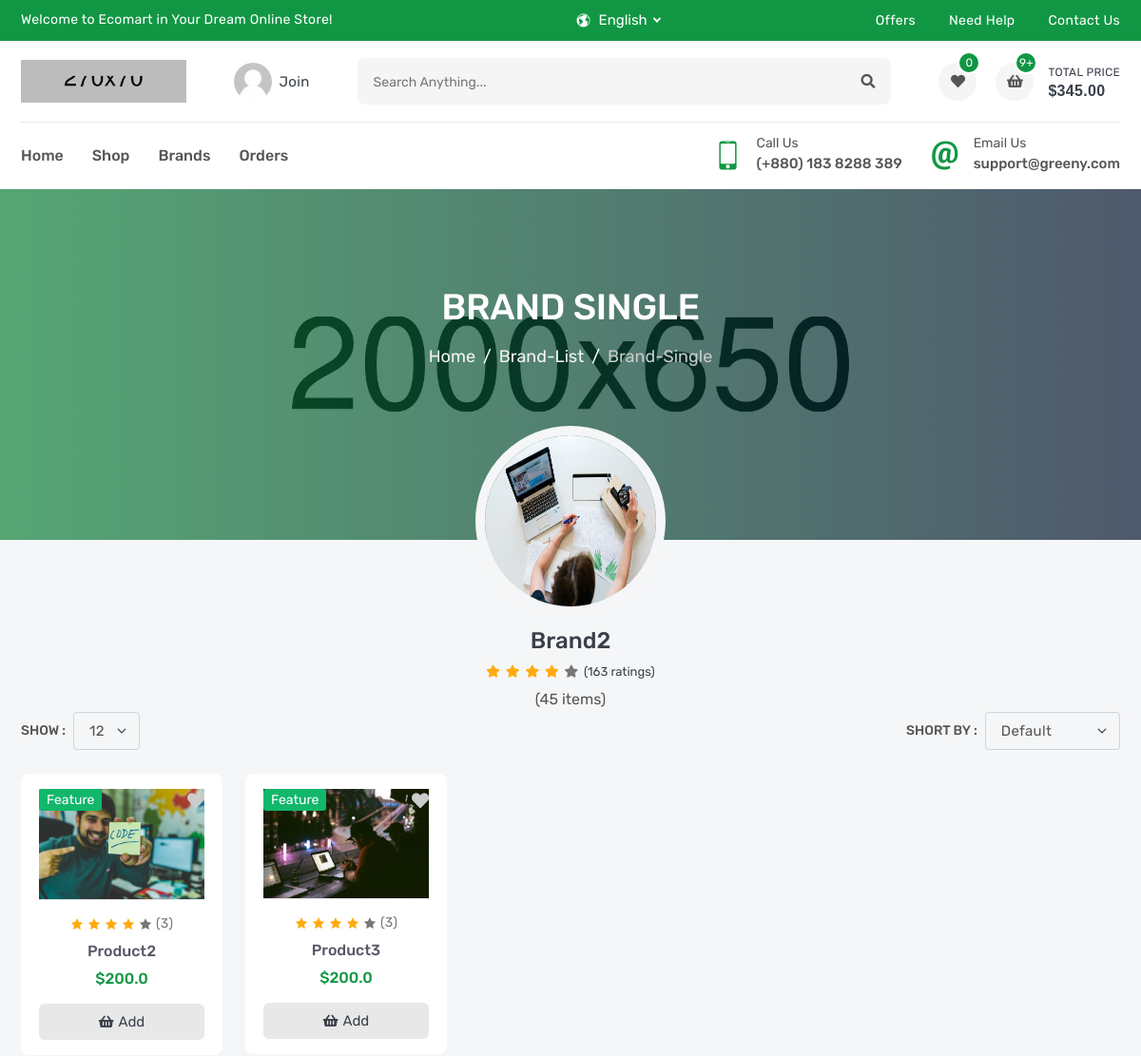
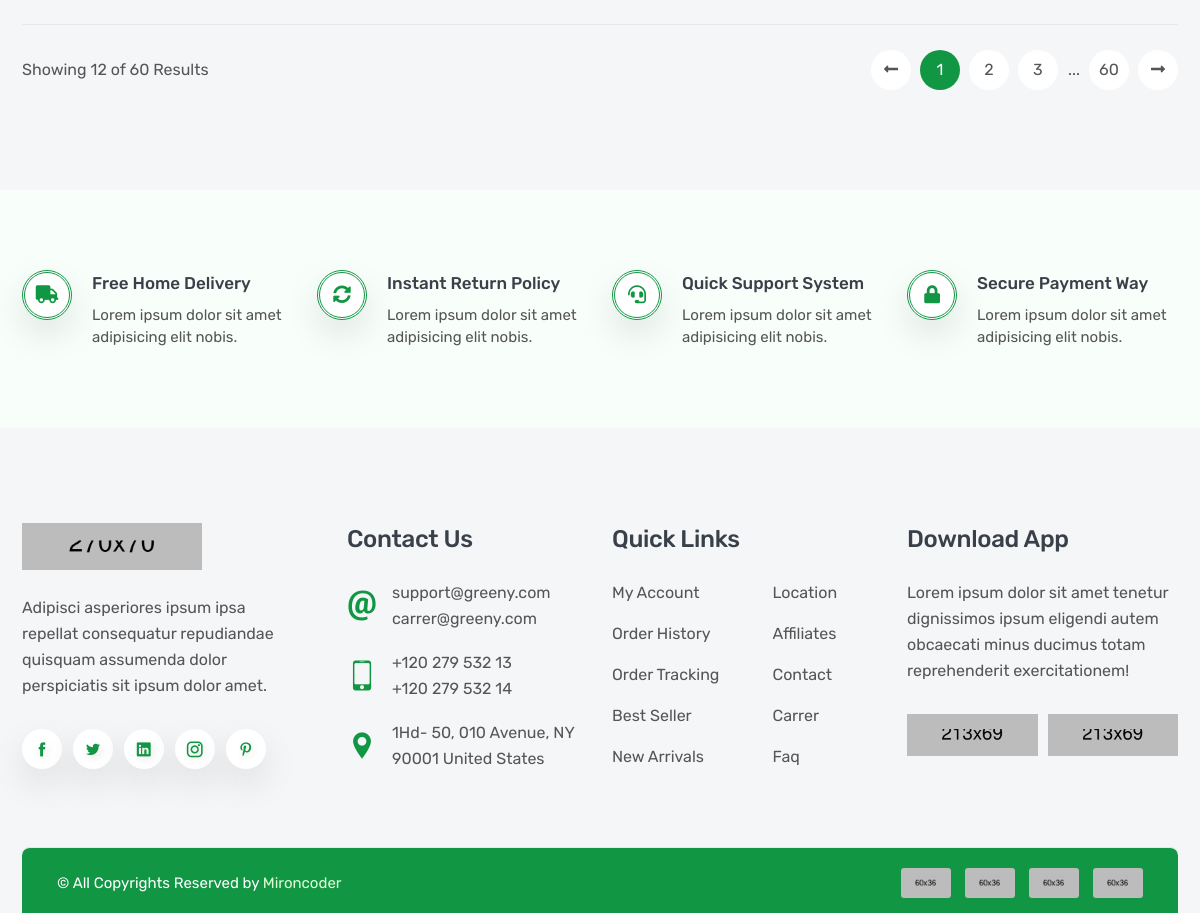
Page /products/brands/brand2 on the committed database (2 pictures, top to bottom).
### product/models.py (models this page shows, shortened)
class Brand(models.Model):
    name = models.CharField(_('Name'), max_length=100)
    image = models.ImageField(_('Image'), upload_to = 'brands')
    slug = models.SlugField(null=True, blank=True)

class Product(models.Model):
    name = models.CharField(_('Name'), max_length=120)
    flag = models.CharField(_('Flag'), max_length=10, choices=FLAG_TYPES)
    image = models.ImageField(_('Image'), upload_to='products')
    price = models.FloatField(_('Price'), )
    sku = models.CharField(_('SKU'), max_length=12)
    subtitle = models.CharField(_('Subtitle'), max_length=300)
    description = models.TextField(_('Description'), max_length=40000)
    quantity = models.IntegerField(_('Quantity'), )
    brand = models.ForeignKey('Brand', verbose_name='Brand', related_name='product_brand', on_delete=models.SET_NULL, null=True)
    slug = models.SlugField(null=True, blank=True)
    tags = TaggableManager()
    def __str__(self):
        return self.name

### product/views.py (the view)
# urls.py: path('brands/<slug:slug>', BrandDetail.as_view()),
class BrandDetail(ListView):
    model = Product
    template_name = 'product/brand_detail.html'
    def get_queryset(self):
        brand = Brand.objects.get(slug=self.kwargs['slug'])
        return super().get_queryset().filter(brand=brand)
    def get_context_data(self, **kwargs):
        context = super().get_context_data(**kwargs)
        context['brand'] = Brand.objects.get(slug=self.kwargs['slug'])
        return context

### product/templates/product/brand_detail.html (shortened to what this page needs)
{% extends "base.html" %}
{% load static %}
{% block css %}
<link rel="stylesheet" href="{% static 'en/css/brand-single.css' %}">
{% endblock css %}
{% block body %}
        <section class="single-banner" style="background: url(images/single-banner.jpg) no-repeat center;">
            <div class="container">
                <h2>Brand Single</h2>
                <ol class="breadcrumb">
                    <li class="breadcrumb-item"><a href="index.html">Home</a></li>
                    <li class="breadcrumb-item"><a href="brand-list.html">brand-list</a></li>
                    <li class="breadcrumb-item active" aria-current="page">brand-single</li>
                </ol>
            </div>
        </section>
        <div class="brand-single">
            <a href="#"><img src="{{brand.image.url}}" alt="brand"></a>
            <a href="#"><h3>{{brand.name}}</h3></a>
            <ul>
                <li class="fas fa-star active"></li>
                <li class="fas fa-star active"></li>
                <li class="fas fa-star active"></li>
                <li class="fas fa-star active"></li>
                <li class="fas fa-star"></li>
                <li class="total">(163 ratings)</li>
            </ul>
            <p>(45 items)</p>
        </div>
        <section class="inner-section shop-part">
            <div class="container">
                <div class="row">
                    <div class="col-lg-12">
                        <div class="top-filter">
                            <div class="filter-show">
                                <label class="filter-label">Show :</label>
                                <select class="form-select filter-select">
                                    <option value="1">12</option>
                                </select>
                            </div>
                            <div class="filter-short">
                                <label class="filter-label">Short by :</label>
                                <select class="form-select filter-select">
                                    <option selected>default</option>
                                </select>
                            </div>
                        </div>
                    </div>
                </div>
                <div class="row row-cols-2 row-cols-md-3 row-cols-lg-3 row-cols-xl-5">
                    {% for object in object_list %}
                    <div class="col">
                        <div class="product-card">
                            <div class="product-media">
                                <div class="product-label">
                                    <label class="label-text new">{{object.flag}}</label>
                                </div>
                                <button class="product-wish wish">
                                    <i class="fas fa-heart"></i>
                                </button>
                                <a class="product-image" href="product-video.html">
                                    <img src="{{object.image.url}}" alt="product">
                                </a>
                            </div>
                            <div class="product-content">
                                <div class="product-rating">
                                    <i class="active icofont-star"></i>
                                    <i class="active icofont-star"></i>
                                    <i class="active icofont-star"></i>
                                    <i class="active icofont-star"></i>
                                    <i class="icofont-star"></i>
                                    <a href="product-video.html">(3)</a>
                                </div>
                                <h6 class="product-name">
                                    <a href="">{{object}}</a>
                                </h6>
                                <h6 class="product-price">
                                    <span>${{object.price}}</span>
                                </h6>
                                <button class="product-add" title="Add to Cart">
                                    <i class="fas fa-shopping-basket"></i>
                                    <span>add</span>
                                </button>
                            </div>
                        </div>
                    </div>
                    {% endfor %}
                </div>
                <div class="row">
                    <div class="col-lg-12">
                        <div class="bottom-paginate">
                            <p class="page-info">Showing 12 of 60 Results</p>
                            <ul class="pagination">
                                <li class="page-item">
                                    <a class="page-link" href="#">
                                        <i class="fas fa-long-arrow-alt-left"></i>
                                    </a>
                                </li>
                                <li class="page-item"><a class="page-link active" href="#">1</a></li>
                                <li class="page-item"><a class="page-link" href="#">2</a></li>
                                <li class="page-item"><a class="page-link" href="#">3</a></li>
                                <li class="page-item">...</li>
                                <li class="page-item"><a class="page-link" href="#">60</a></li>
                                <li class="page-item">
                                    <a class="page-link" href="#">
                                        <i class="fas fa-long-arrow-alt-right"></i>
                                    </a>
                                </li>
                            </ul>
                        </div>
                    </div>
                </div>
            </div>
        </section>
        {% endblock body %}

### rows in the picture
Brand: image (picture), name "Brand2"
Product: flag "Feature", image (picture), name "Product2", price "200.0"
Product: flag "Feature", image (picture), name "Product3", price "200.0"
